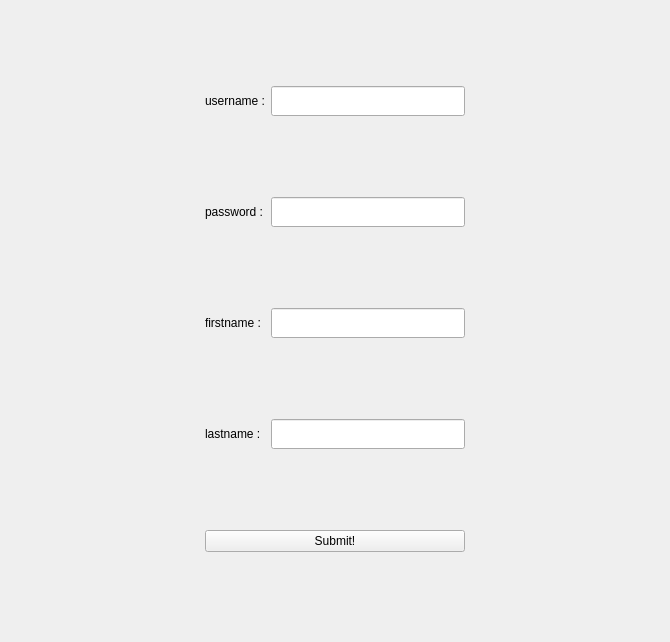
<?xml version="1.0" encoding="UTF-8"?>
<ui version="4.0">
 <class>signupui</class>
 <widget class="QWidget" name="signupui">
  <property name="geometry">
   <rect>
    <x>0</x>
    <y>0</y>
    <width>670</width>
    <height>642</height>
   </rect>
  </property>
  <property name="windowTitle">
   <string>Form</string>
  </property>
  <layout class="QGridLayout" name="gridLayout">
   <item row="3" column="2">
    <widget class="QLineEdit" name="lastnameLE">
     <property name="minimumSize">
      <size>
       <width>100</width>
       <height>30</height>
      </size>
     </property>
     <property name="maximumSize">
      <size>
       <width>450</width>
       <height>30</height>
      </size>
     </property>
    </widget>
   </item>
   <item row="3" column="0">
    <spacer name="horizontalSpacer_7">
     <property name="orientation">
      <enum>Qt::Horizontal</enum>
     </property>
     <property name="sizeHint" stdset="0">
      <size>
       <width>40</width>
       <height>20</height>
      </size>
     </property>
    </spacer>
   </item>
   <item row="2" column="1">
    <widget class="QLabel" name="firstnamelabel">
     <property name="text">
      <string>firstname : </string>
     </property>
    </widget>
   </item>
   <item row="0" column="0">
    <spacer name="horizontalSpacer_2">
     <property name="orientation">
      <enum>Qt::Horizontal</enum>
     </property>
     <property name="sizeHint" stdset="0">
      <size>
       <width>40</width>
       <height>20</height>
      </size>
     </property>
    </spacer>
   </item>
   <item row="0" column="2">
    <widget class="QLineEdit" name="usernameLE">
     <property name="minimumSize">
      <size>
       <width>100</width>
       <height>30</height>
      </size>
     </property>
     <property name="maximumSize">
      <size>
       <width>450</width>
       <height>30</height>
      </size>
     </property>
    </widget>
   </item>
   <item row="1" column="0">
    <spacer name="horizontalSpacer_3">
     <property name="orientation">
      <enum>Qt::Horizontal</enum>
     </property>
     <property name="sizeHint" stdset="0">
      <size>
       <width>40</width>
       <height>20</height>
      </size>
     </property>
    </spacer>
   </item>
   <item row="2" column="2">
    <widget class="QLineEdit" name="firstnameLE">
     <property name="minimumSize">
      <size>
       <width>100</width>
       <height>30</height>
      </size>
     </property>
     <property name="maximumSize">
      <size>
       <width>450</width>
       <height>30</height>
      </size>
     </property>
     <property name="layoutDirection">
      <enum>Qt::LeftToRight</enum>
     </property>
     <property name="inputMethodHints">
      <set>Qt::ImhNone</set>
     </property>
    </widget>
   </item>
   <item row="1" column="1">
    <widget class="QLabel" name="passwordlabel">
     <property name="text">
      <string>password :</string>
     </property>
    </widget>
   </item>
   <item row="2" column="3">
    <spacer name="horizontalSpacer_6">
     <property name="orientation">
      <enum>Qt::Horizontal</enum>
     </property>
     <property name="sizeHint" stdset="0">
      <size>
       <width>40</width>
       <height>20</height>
      </size>
     </property>
    </spacer>
   </item>
   <item row="3" column="3">
    <spacer name="horizontalSpacer_8">
     <property name="orientation">
      <enum>Qt::Horizontal</enum>
     </property>
     <property name="sizeHint" stdset="0">
      <size>
       <width>40</width>
       <height>20</height>
      </size>
     </property>
    </spacer>
   </item>
   <item row="1" column="3">
    <spacer name="horizontalSpacer_4">
     <property name="orientation">
      <enum>Qt::Horizontal</enum>
     </property>
     <property name="sizeHint" stdset="0">
      <size>
       <width>40</width>
       <height>20</height>
      </size>
     </property>
    </spacer>
   </item>
   <item row="3" column="1">
    <widget class="QLabel" name="lastnamelabel">
     <property name="text">
      <string>lastname : </string>
     </property>
    </widget>
   </item>
   <item row="2" column="0">
    <spacer name="horizontalSpacer_5">
     <property name="orientation">
      <enum>Qt::Horizontal</enum>
     </property>
     <property name="sizeHint" stdset="0">
      <size>
       <width>40</width>
       <height>20</height>
      </size>
     </property>
    </spacer>
   </item>
   <item row="0" column="3">
    <spacer name="horizontalSpacer">
     <property name="orientation">
      <enum>Qt::Horizontal</enum>
     </property>
     <property name="sizeHint" stdset="0">
      <size>
       <width>40</width>
       <height>20</height>
      </size>
     </property>
    </spacer>
   </item>
   <item row="0" column="1">
    <widget class="QLabel" name="usernamelabel">
     <property name="text">
      <string>username :</string>
     </property>
    </widget>
   </item>
   <item row="1" column="2">
    <widget class="QLineEdit" name="passwordLE">
     <property name="minimumSize">
      <size>
       <width>100</width>
       <height>30</height>
      </size>
     </property>
     <property name="maximumSize">
      <size>
       <width>450</width>
       <height>30</height>
      </size>
     </property>
     <property name="echoMode">
      <enum>QLineEdit::Password</enum>
     </property>
    </widget>
   </item>
   <item row="4" column="1" colspan="2">
    <widget class="QPushButton" name="submitbutton">
     <property name="text">
      <string>Submit!</string>
     </property>
    </widget>
   </item>
   <item row="4" column="0">
    <spacer name="horizontalSpacer_9">
     <property name="orientation">
      <enum>Qt::Horizontal</enum>
     </property>
     <property name="sizeHint" stdset="0">
      <size>
       <width>40</width>
       <height>20</height>
      </size>
     </property>
    </spacer>
   </item>
   <item row="4" column="3">
    <spacer name="horizontalSpacer_10">
     <property name="orientation">
      <enum>Qt::Horizontal</enum>
     </property>
     <property name="sizeHint" stdset="0">
      <size>
       <width>40</width>
       <height>20</height>
      </size>
     </property>
    </spacer>
   </item>
  </layout>
 </widget>
 <resources/>
 <connections/>
</ui>
